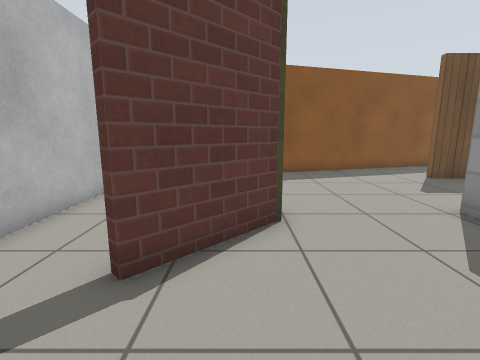
View 1 (above)

12 first-person views from a walk through a Gazebo world. The camera is 0.94 m above the floor, tilts 10° down and sees 85° across. The floor is counted in squares, 0.5 m on a side. Each view is taken from the middle of a square. On the plan, view 1 faces up. The plan holds only what a view shows up to about 15 squares ahead; the rest is blank. Simple patterns stand in for the simulator's built-in surfaces.

View 2
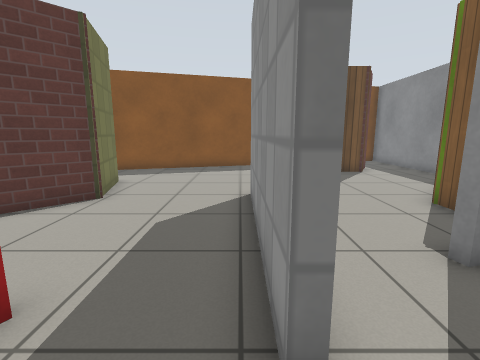

View 3
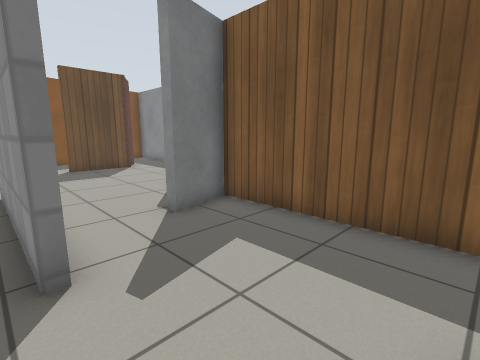

View 4
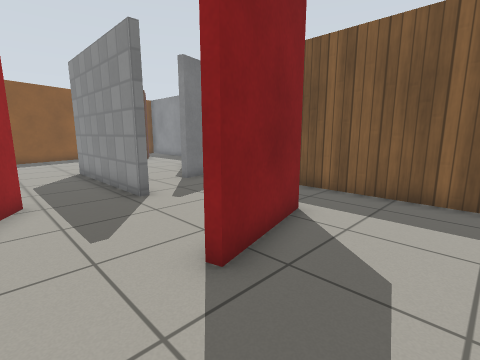

View 5
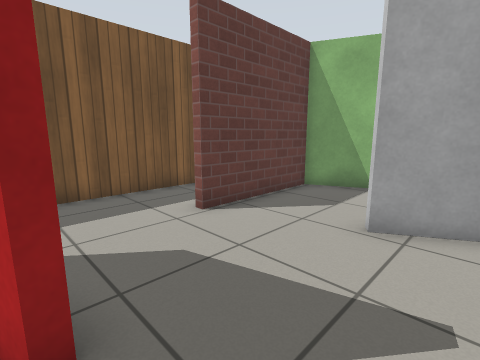

View 6
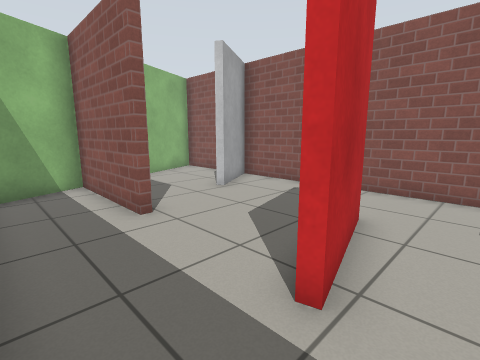

View 7
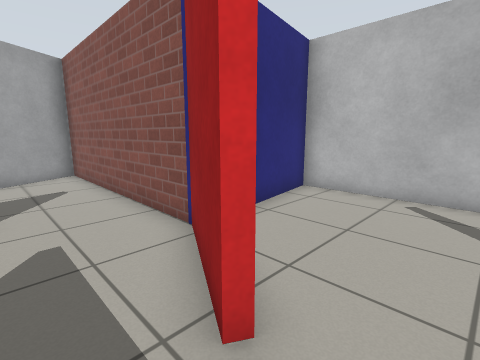

View 8
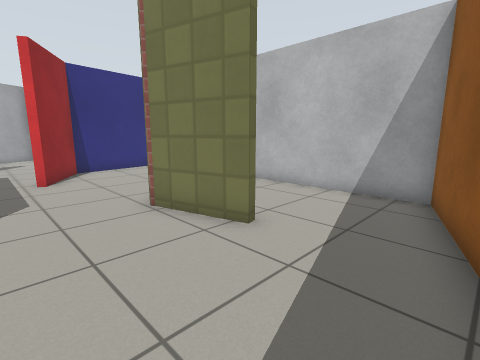

View 9
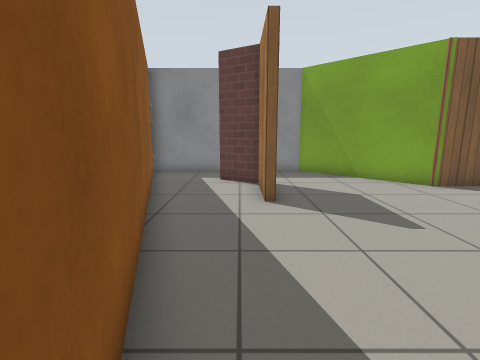

View 10
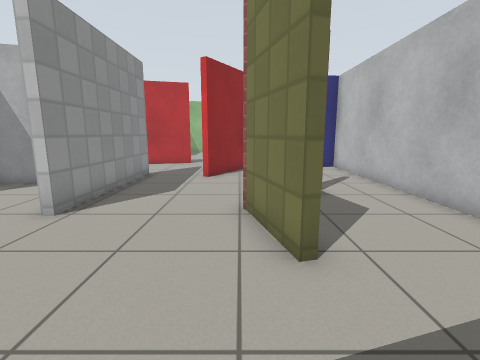

View 11
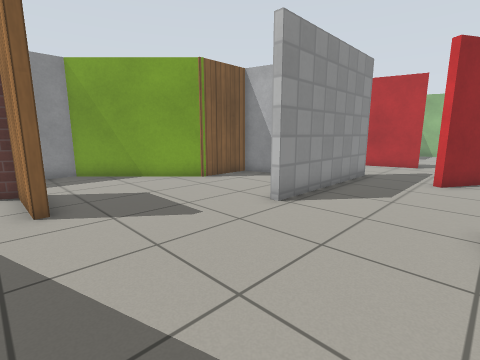

View 12
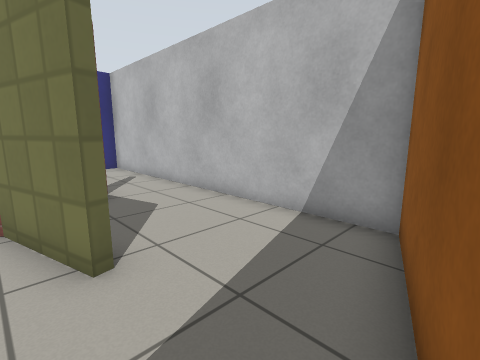

### Floor plan
Ten units are one square. View 1 is at (0, 0); x grows to the right and y downward. Boxes are objects, and circles mark ways between rooms. Rooms are numbered by the first view taken in them; rooms with no view inside come last. Other rooms are left out.
<svg viewBox="-49 -169 198 336">
<path fill="none" stroke="#000" d="M1 -84 9 -55 -16 -31M88 -19 103 -23 103 -50 144 -90 144 -164 4 -122M53 -6 53 -61M121 -127 111 -110 81 -110 81 -113 109 -113 118 -129M-44 -56 -44 31 7 23 24 -6M76 42 77 45 43 54 42 51 76 42M58 4 53 4 53 -6M75 88 75 135 97 125M27 -4 10 25 10 117 37 102M103 109 103 -20 82 -14M4 -122 -44 -108 -44 -56M37 102 39 105M10 138 10 159M14 162 72 136 72 88"/>
<circle cx="35" cy="0" r="3" fill="#2a7"/>
<circle cx="70" cy="-20" r="3" fill="#2a7"/>
<circle cx="-35" cy="-55" r="3" fill="#2a7"/>
<circle cx="0" cy="-100" r="3" fill="#2a7"/>
<circle cx="50" cy="105" r="3" fill="#2a7"/>
<text x="50" y="-70">1</text>
<text x="60" y="40">2</text>
<text x="-20" y="-80">3</text>
<text x="40" y="120">4</text>
</svg>
Room 1 opens to room 2. Room 1 opens to room 3. Room 2 opens to room 4.

Where each view was taken, in squares from view 1:
view 1: 0 up, 0 right, facing up
view 2: 2 down, 5 right, facing up
view 3: 4 down, 5 right, facing up-right
view 4: 8 down, 2 right, facing up-right
view 5: 5 down, 2 right, facing down-right
view 6: 3 down, 10 right, facing down-left
view 7: 2 up, 4 right, facing down-left
view 8: 12 up, 4 right, facing down-left
view 9: 12 up, 1 right, facing right
view 10: 12 up, 1 right, facing down
view 11: 12 up, 1 right, facing down-right
view 12: 12 up, 1 right, facing down-left
